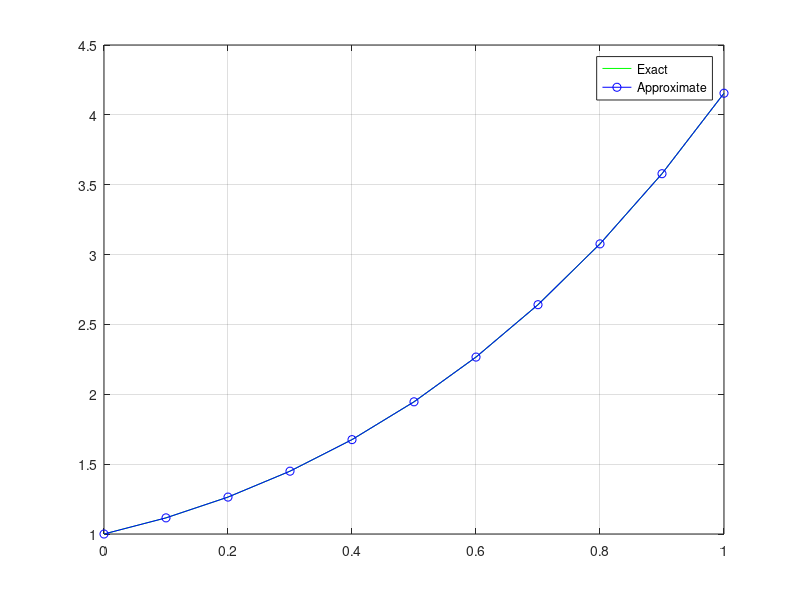

MATLAB code for this plot:
% Solve  y'(t)=2t+y with y0 = 1
n = 10;
y0 = 1;
t0 = 0;
h=0.1;
t=[t0 zeros(1, n)];
f = @(t, y) ((2 * t) + y);
yexact = @(t) ((-2) * (t + 1) + (3 * exp(t)));
y = zeros(size(t));
ye = zeros(size(t));

y(1) = y0;
t(1) = t0;
fprintf('%7s %7s %7s %7s \n','i','t(i)','y(i)', 'ye(i)');
for i=1:n
  t(i + 1)=t(i) + h;

  k1 = f(t(i), y(i));
  y1 = y(i) + k1 * h/2;
  t1 = t(i) + (h / 2);

  k2 = f(t1, y1);
  y2 = y(i) + k2 * h/2;
  t2 = t(i) + (h / 2);

  k3 = f(t2, y2);
  y3 = y(i) + k3 * h;
  t3 = t(i) + h;

  k4 = f(t3, y3);

  y(i+1) = y(i) + (k1+2*k2+2*k3+k4)*h/6;
  ye(i) = yexact(t(i));
  fprintf('%7d %7.2f %7.3f %7.3f \n',i, t(i), y(i), ye(i));
end

plot(t, yexact(t), 'g', t, y, 'b-o');
legend('Exact', 'Approximate');
grid on
